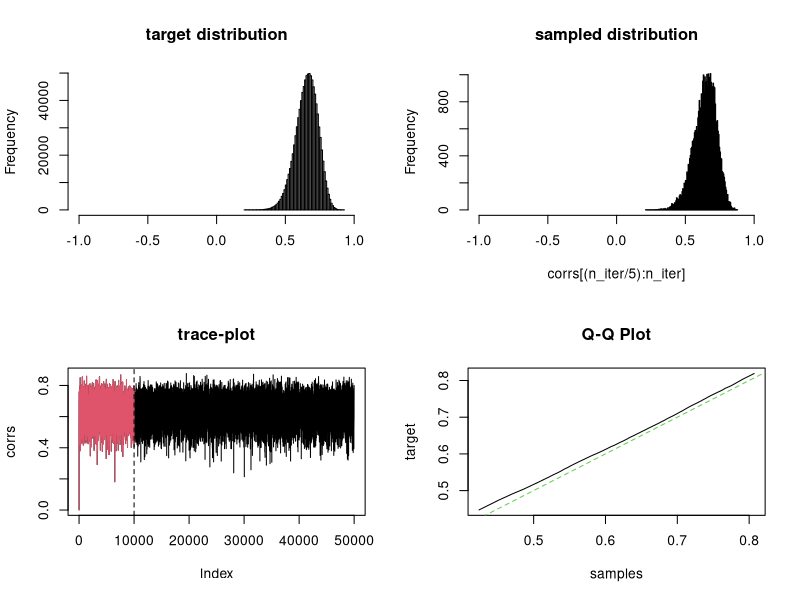

This figure's R source:
#check met hastings operation on correlation matrix with wishart move
library(MCMCpack)
shape_1 <- 72
shape_2 <- 15
par(mfrow = c(2,2))
hist(rbeta(1E6, shape1 = shape_1, shape2 = shape_2) * 2 - 1, breaks = 1E2, main = "target distribution", xlim = c(-1,1), xlab = "")

corr_init <- 0.001
n_iter <- 5E4
corrs <- rep(0, n_iter)
corrs[1] <- corr_init
df_tune <- 20
useCorrMatDens <- T
for(i in 2:n_iter){
  if(i %% (n_iter / 100) == 0){cat(paste0(i / n_iter * 100, "%  "))}
  cov_prop <- (rwish(v = df_tune, S = matrix(c(1,corrs[i-1], corrs[i-1], 1), 2, 2)) / df_tune)
  corr_prop <- cov2cor(cov_prop)[1,2]
  if(useCorrMatDens){
    log_prop_ratio <-  log(dwish(W = matrix(c(1,corrs[i-1], corrs[i-1], 1), 2, 2) * df_tune, v = df_tune, S = cov2cor(cov_prop))) - 
      log(dwish(W = cov2cor(cov_prop) * df_tune, v = df_tune, S = matrix(c(1,corrs[i-1], corrs[i-1], 1), 2, 2)))
  } else {
    log_prop_ratio <-  log(dwish(W = matrix(c(1,corrs[i-1], corrs[i-1], 1), 2, 2) * df_tune, v = df_tune, S = cov_prop)) - 
      log(dwish(W = cov_prop * df_tune, v = df_tune, S = matrix(c(1,corrs[i-1], corrs[i-1], 1), 2, 2)))
  }
  log_dens_ratio <- dbeta(x = (corr_prop + 1) / 2, shape1 = shape_1, shape2 = shape_2, log = T) - 
    dbeta(x = (corrs[i-1] + 1) / 2, shape1 = shape_1, shape2 = shape_2, log = T)
  log_accept_prob <- log_prop_ratio + log_dens_ratio
  if(log(runif(1, 0, 1)) < log_accept_prob){
    corrs[i] <- corr_prop
  } else {
    corrs[i] <- corrs[i-1]
  }
}

hist(corrs[(n_iter / 5) : n_iter], breaks = 1E2, main = "sampled distribution", xlim = c(-1,1))
plot(corrs, type = "l", main = "trace-plot"); lines(corrs[1:(n_iter/5)], col = 2, ylim = c(-1,1)); abline(v = n_iter / 5, lty = 2)
quantile(corrs[(n_iter / 5) : n_iter], probs = c(1:9)/10)
qbeta(p = c(1:9)/10, shape1 = shape_1, shape2 = shape_2) * 2 - 1
plot(x = quantile(corrs[(n_iter / 5) : n_iter], probs = c(1:99)/100),
     y = qbeta(p = c(1:99)/100, shape1 = shape_1, shape2 = shape_2) * 2 - 1,
     type = "l", main = "Q-Q Plot", xlab = "samples", ylab = "target"); abline(a = 0, b = 1, lty = 2, col = 3)
